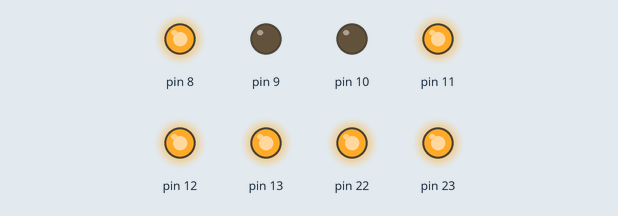
Bench run of a sketch on a simulated Arduino Uno, built with avr-gcc and run on an emulated ATmega328P. Shown: output pins drawn as LEDs (lit = HIGH).

Above: at 0.2 s.
At 0.7 s:
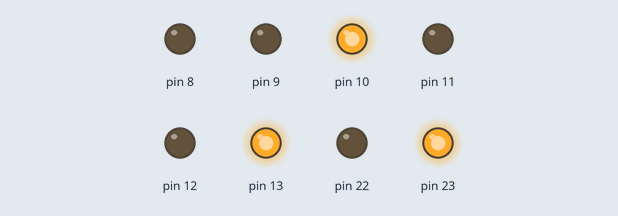
At 1.2 s:
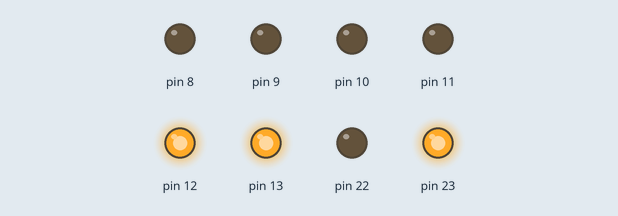
At 2.2 s:
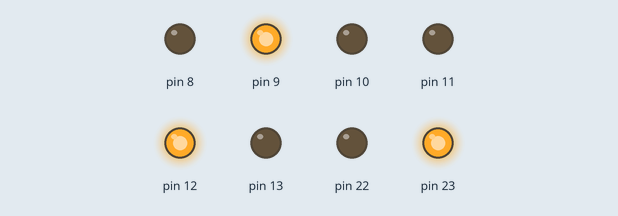
At 3.2 s:
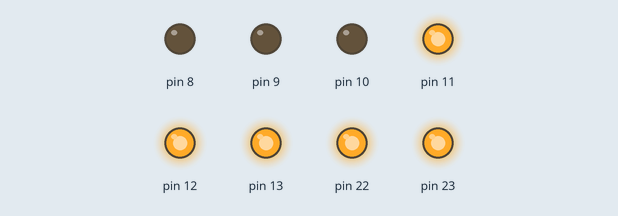
At 4.2 s:
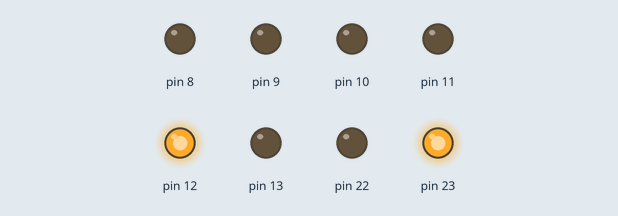
Timing chart, 0 to 5.2 s (numbered marks = the images above):
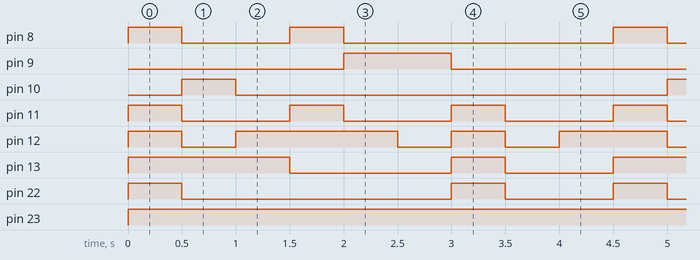

The sketch:

lab_5.ino
```cpp
/*
 * مشروع: عداد من 1 إلى 9 باستخدام ATmega328P
 * الشاشة: 7-segment (أنود مشترك)
 * المنفذ المستخدم: PORTB (PB0 إلى PB6)
 */

#include <avr/io.h>      // مكتبة للتعامل مع منافذ ATmega328P
#include <util/delay.h>  // مكتبة للتأخير الزمني

// مصفوفة تحتوي على أكواد الأرقام من 1 إلى 9
// هذه الأكواد خاصة بالشاشة 7-segment نوع (أنود مشترك)
// 0 = تشغيل القطعة، 1 = إطفاء القطعة
unsigned char digits[] = {
    0xF9,   // الرقم 1
    0xA4,   // الرقم 2
    0xB0,   // الرقم 3
    0x99,   // الرقم 4
    0x92,   // الرقم 5
    0x82,   // الرقم 6
    0xF8,   // الرقم 7
    0x80,   // الرقم 8
    0x90    // الرقم 9
};

int main(void)
{
    // تعيين جميع أطراف PORTB كمخرجات (لأنها موصولة بالشاشة)
    // 0xFF = 11111111 (جميع الأطراف 8 مخرجات)
    DDRB = 0xFF;

    int i = 0;    // متغير لتحديد الرقم الحالي (0 يعني الرقم 1)

    while(1)      // حلقة لا نهائية
    {
        // إرسال كود الرقم إلى PORTB (الشاشة)
        PORTB = digits[i];

        // الانتظار نصف ثانية (500 ميللي ثانية)
        _delay_ms(500);

        // الانتقال إلى الرقم التالي
        i++;

        // إذا وصلنا إلى الرقم 9 (يعني i = 9)، نرجع إلى 1
        if(i == 9)
        {
            i = 0;  // يعود إلى الرقم 1
        }
    }

    return 0;  // لن تصل到这里 أبداً (لأن while(1) لا نهائي)
}
```

Measured:
- by itself, pin 8: repeats every 4.5 s: LOW 1.0 s, HIGH 0.50 s, LOW 2.5 s, HIGH 0.50 s
- by itself, pin 9: alternates HIGH for 1.0 s and LOW for 3.5 s
- by itself, pin 10: alternates HIGH for 0.50 s and LOW for 4.0 s
- by itself, pin 11: alternates HIGH for 0.50 s and LOW for 1.0 s
- by itself, pin 12: repeats every 4.5 s: LOW 0.50 s, HIGH 1.5 s, LOW 0.50 s, HIGH 0.50 s, LOW 0.50 s, HIGH 1.0 s
- by itself, pin 13: repeats every 4.5 s: LOW 1.5 s, HIGH 0.50 s, LOW 1.0 s, HIGH 1.5 s
- by itself, pin 22: repeats every 4.5 s: LOW 2.5 s, HIGH 0.50 s, LOW 1.0 s, HIGH 0.50 s
- by itself, pin 23: LOW → HIGH at 0.00 s
